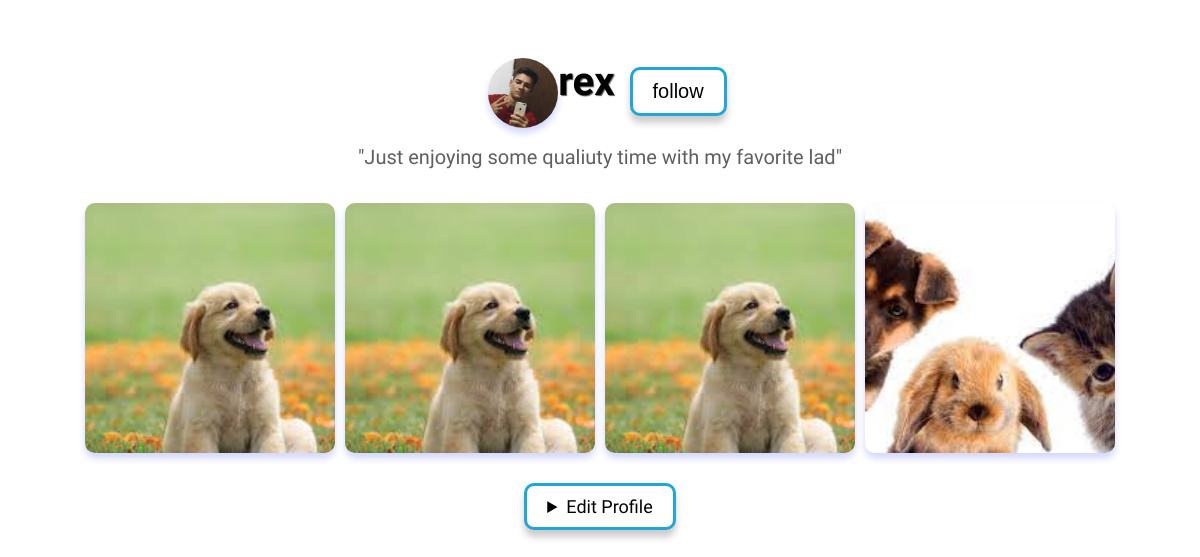
The app's page /profile/ (signed in) with its own data.
### myapp/models.py (models this page shows, shortened)
class UserProfile(models.Model):
    user = models.OneToOneField(User, on_delete=models.CASCADE)
    profile_image = models.ImageField(upload_to='images/', default='images/defaultuser.png')
    bio = models.CharField(max_length=100, null=True, blank=True)

class User(AbstractUser):
    profile_image = models.ImageField(null=True, blank=True, upload_to='images/')
    phone = models.CharField(max_length=20, null = True, blank=True)
    address = models.CharField(max_length=50 , null=True, blank=True)
    amount_of_followers = models.IntegerField(default=0)
    amount_of_following = models.IntegerField(default=0)
    followers = models.ManyToManyField('self', blank=True)

class Post(models.Model):
    user_profile = models.ForeignKey(UserProfile, on_delete=models.CASCADE, null=True)
    user = models.ForeignKey(User, on_delete=models.CASCADE, null=True, blank=True)
    image = models.ImageField(null=True, upload_to='images/')
    description = models.CharField(max_length=500, null=True, blank=True)
    date = models.DateTimeField(auto_now_add=True)
    likes = models.IntegerField(default=0)
    comment = models.IntegerField(default=0)
    who_liked = models.ManyToManyField(User, related_name='liked_posts', blank=True)

### myapp/views.py (the view)
# urls.py: path('profile/', views.view_profile, name='view_profile'),
@login_required
def view_profile(request, username=None):
    current_user = request.user
    if username: #checkl if username exists
        user = get_object_or_404(User, username=username) #if it does, get the user object
        posts = Post.objects.filter(user=user)
        print(user)
        user_profile = get_object_or_404(UserProfile, user=user) #get the user profile object
        print(user_profile)
        if user == current_user:
            is_own_profile = True
        else:
            is_own_profile = False
    else:
        user = current_user
        posts = Post.objects.filter(user=user)
        user_profile = current_user.userprofile
        is_own_profile = True
    if request.method == 'POST':
        posts = Post.objects.filter(user=current_user)
        form = UserProfileForm(request.POST, request.FILES, instance=user_profile)
        if form.is_valid():
            print('Form is valid!')
            form.save()
    else:
        form = UserProfileForm(instance=user_profile)
        print('Form is not valid!')
    context = {
        'user_profile': user_profile,
        'is_own_profile': is_own_profile,
        'form': form,
        'posts': posts,
    }
    return render(request, 'profile.html', context)

### myapp/templates/profile.html (shortened to what this page needs)
{% extends 'profilebase.html' %}
{% block content %}
<!DOCTYPE html>
<html lang="en">
<head>
</head>
<body>
    <div class = "container">
        <div class = "user">
            <pre><h1 id = "username"><img id = "profile" src="{{ user_profile.profile_image.url }}" alt="">  {{ user_profile.user.username }}</h1></pre>
            <button id = "follow">follow</button>
        </div>
        {% if user_profile.bio %}
            <p id="bio">"{{ user_profile.bio }}"</p>
        {% endif %}
        <div class="posts">
            {% for post in posts %}
            <div class="post">
                {% if post.image %}
                    <img id = "post_image" src="{{ post.image.url }}" alt="">
                {% endif %}
            </div>
            {% endfor %}
        </div>
        {% if is_own_profile %}
        <details>
            <summary>Edit Profile</summary>
        </details>
        {% endif %}
    </div>
</body>
</html>
{% endblock %}

### myapp/static/profilestyles.css (style rules this page uses)
body, pre { font-family: 'Afacad', sans-serif; font-size: 18px; }
.container { display: flex; flex-direction: column; align-items: center; justify-content: center; margin-top: 30px; }
#profile { box-shadow: 0 5px 7px rgba(22, 45, 255, 0.2); width: 70px; height: 70px; border-radius: 50%; }
h1 { text-shadow: #5e5f5f 1px 1px 1px; font-size: 40px; margin-top: 10px; }
.user { width: 100%; display: flex; flex-direction: row; align-items: center; justify-content: center; }
.posts { margin-top: 30px; display: grid; grid-template-columns: repeat(4,250px); grid-auto-rows: 250px; gap: 10px; }
.post img { border-radius: 10px; box-shadow: 0 5px 7px rgba(22, 45, 255, 0.2); width: 100%; height: 100%; object-fit: cover; }
#username { display: flex; flex-direction: row; }
button { box-shadow: 0 7px 7px rgba(0, 0, 0, 0.2); border-radius: 10px; border: 3px solid #20a6db; background-color: #ffffff; font-size: 18px; padding: 10px 20px; cursor: pointer; }
#follow { position: relative; left: 15px; font-size: 20px; bottom: 10px; }
#bio { font-size: 20px; color : #5e5f5f; position: absolute; top: 125px; }
details { position:relative; top:30px; box-shadow: 0 7px 7px rgba(0, 0, 0, 0.2); border-radius: 10px; border: 3px solid #20a6db; background-color: #ffffff; font-size: 18px; padding: 10px 20px; cursor: pointer; }

### records on screen
UserProfile: profile_image (picture), user.username "rex", bio "Just enjoying some qualiuty time with my favorite lad"
Post: image (picture)
Post: image (picture)
Post: image (picture)
Post: image (picture)
